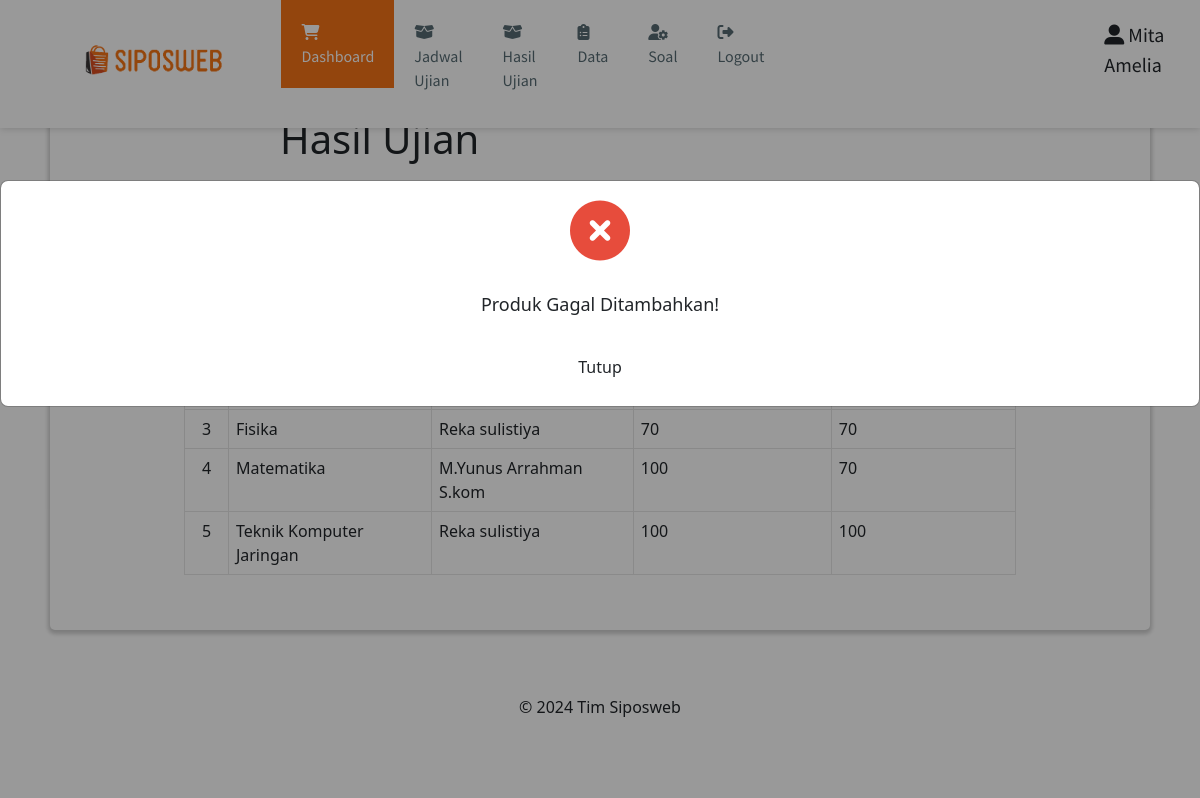
Screenshot of /hasil_ujian.php (signed in) with the database file from the repository.
### tables this page shows
CREATE TABLE `mapel` (
  `id_mapel` varchar(20) NOT NULL,
  `mapel` varchar(30) NOT NULL,
  `id_guru` varchar(20) NOT NULL
);

CREATE TABLE `guru` (
  `nip` varchar(10) NOT NULL,
  `guru` varchar(30) NOT NULL,
  `tanggal_lahir` date NOT NULL,
  `alamat` varchar(30) NOT NULL,
  `id_user` varchar(10) NOT NULL
);

CREATE TABLE `nilai` (
  `id` varchar(5) NOT NULL,
  `id_siswa` varchar(10) NOT NULL,
  `id_ujian` varchar(10) NOT NULL,
  `jawaban_benar` int(11) NOT NULL,
  `nilai` int(11) NOT NULL
);

### hasil_ujian.php (the view, shortened to what this page needs)
<?php include "header.php"; ?>
<main>
  <div>
    <h1 style="margin-left: 200px;">Hasil Ujian</h1>
  </div>
  <div class="content-produk">
    <button class="btn btn-tambahkan-produk" id="btn-tambahkan-produk"><i class="fas fa-plus-circle"></i> Tambah Produk</i></button>
    <table class="table-produk">
      <thead>
        <tr>
          <th rowspan="2" class="text-center align-middle">No</th>
          <th rowspan="2" class="text-center align-middle">Mata Pelajaran</th>
          <th rowspan="2" class="text-center align-middle">Nama Guru</th>
          <th colspan="5" class="text-center align-middle">Jenis Ujian</th>
        </tr>
        <tr>
          <?php
          $ambildata = mysqli_query($mysqli, "SELECT * FROM ujian group by jenis_ujian order by id_ujian asc;");
          while ($kelas = mysqli_fetch_array($ambildata)) {
          ?>
            <th class="text-center align-middle"><?= $kelas['jenis_ujian']; ?></th>
          <?php
          }
          ?>
        </tr>
      </thead>
      <?php
      $i = 1;
      $ambildata = mysqli_query($mysqli, "SELECT * FROM mapel, guru where mapel.id_guru=guru.nip group by mapel order by mapel asc") or die('Ada kesalahan pada query : ' . mysqli_error($mysqli));
      while ($data = mysqli_fetch_array($ambildata)) {
      ?>
        <tr>
          <td style="text-align: center;"><?= $i; ?></td>
          <td><?= $data["mapel"]; ?></td>
          <td><?= $data["guru"]; ?></td>
          <?php
          $id_mapel = $data['id_mapel'];
          $ambilmapel = mysqli_query($mysqli, "SELECT * FROM ujian, nilai where nilai.id_ujian=ujian.id_ujian and id_mapel='$id_mapel' group by jenis_ujian") or die('Ada kesalahan pada query : ' . mysqli_error($mysqli));
          while ($baris = mysqli_fetch_array($ambilmapel)) {
          ?>
            <td><?= $baris['nilai']; ?></td>
          <?php
          }
          ?>
        </tr>
      <?php
        $i++;
      }
      ?>
    </table>
  </div>
  <div id="modal-product-add-failed" class="modal" <?php if (!$isSuccessfullyAdded) : ?> style="display: block;" <?php endif ?>>
    <div class="modal-content modal-notification">
      <div class="notification">
        <i class="fas fa-times-circle notification-icon-failed"></i>
        <p class="notification-text">Produk Gagal Ditambahkan!</p>
        <button class="btn btn-confirmation" id="btn-confirmation" onclick="closeModal();">Tutup</button>
      </div>
    </div>
  </div>
</main>
<?php include "footer.php"; ?>

### assets/styles/style.css (style rules this page uses)
body { font-family: 'Lato', sans-serif; color: #585858; background: #E7EFF2; }
main { background: white; box-shadow: 0 2px 4px 2px rgba(0, 0, 0, 0.2); border-radius: 5px; padding: 30px; margin: 85px 50px 30px; }
.btn { cursor: pointer; border: 1.5px solid #F47216; padding: 10px; border-radius: 5px; transition: 0.5s; font-weight: 600; text-decoration: none; }
.btn-tambahkan-produk, .btn-tambahkan-transaksi { background-color: #F47216; color: white; float: right; }
.table-produk, .table-laporan { margin: auto; margin-bottom: 25px; width: 100%; }
.table-produk td, .table-laporan td { border: 1.5px solid #E5E5E5; padding: 7px; }
.table-produk th, .table-laporan th { color: #000; background-color: #F6F6F6; border: 1.5px solid #E5E5E5; padding: 12px 10px; font-weight: 600; text-decoration: none; }
.content-produk, .content-laporan { width: 80%; margin: auto; }
.modal { display: none; position: fixed; z-index: 1; left: 0; top: 0; width: 100%; height: 100%; overflow: auto; background-color: rgb(0, 0, 0); background-color: rgba(0, 0, 0, 0.4); }
.modal-content { background-color: #fefefe; margin: 15% auto; padding: 20px; border: 1px solid #888; width: 40% }
.modal-notification { width: 25%; }
.notification { margin: auto; text-align: center; font-size: 18px; }
.btn-confirmation { background-color: white; color: #2980b9; border: 2px solid #2980b9; }
.notification-text { margin: 30px; }
.notification-icon-failed { color: #e74c3c; font-size: 60px; }

### rows the page displays
mapel: mapel "Fisika", id_guru.guru "Reka sulistiya"
nilai: nilai "70"
nilai: nilai "70"
mapel: mapel "Matematika", id_guru.guru "M.Yunus Arrahman S.kom"
nilai: nilai "100"
nilai: nilai "70"
mapel: mapel "Teknik Komputer Jaringan", id_guru.guru "Reka sulistiya"
nilai: nilai "100"
nilai: nilai "100"

### other values shown
$_SESSION['fullname'] "Mita Amelia"
